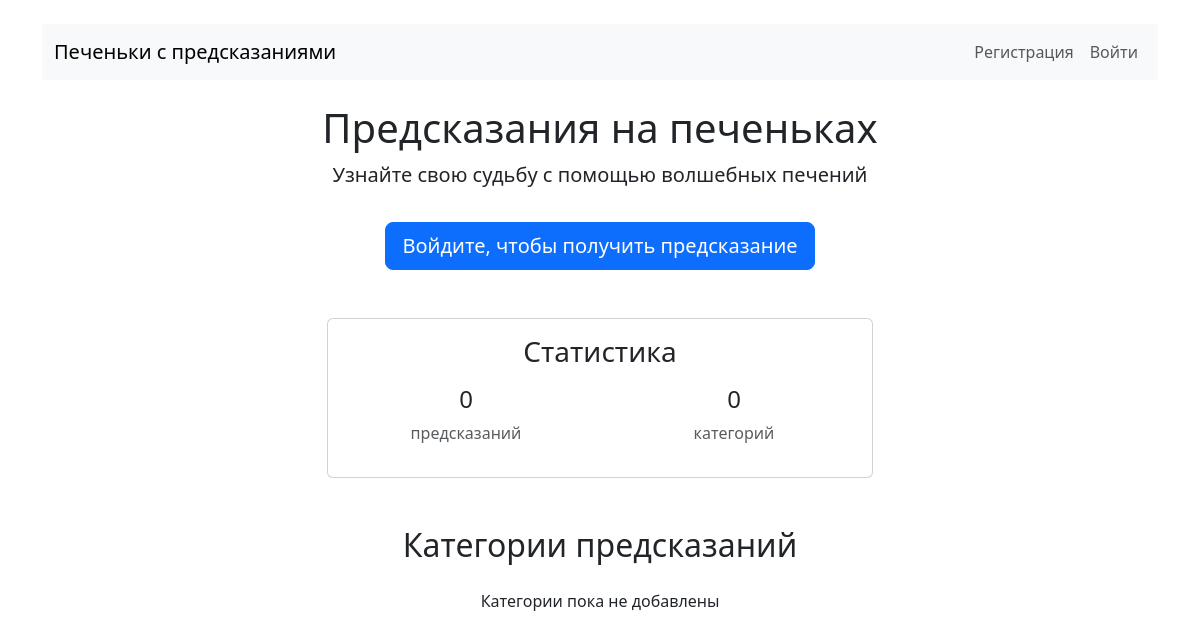
Before: / with the older database file.
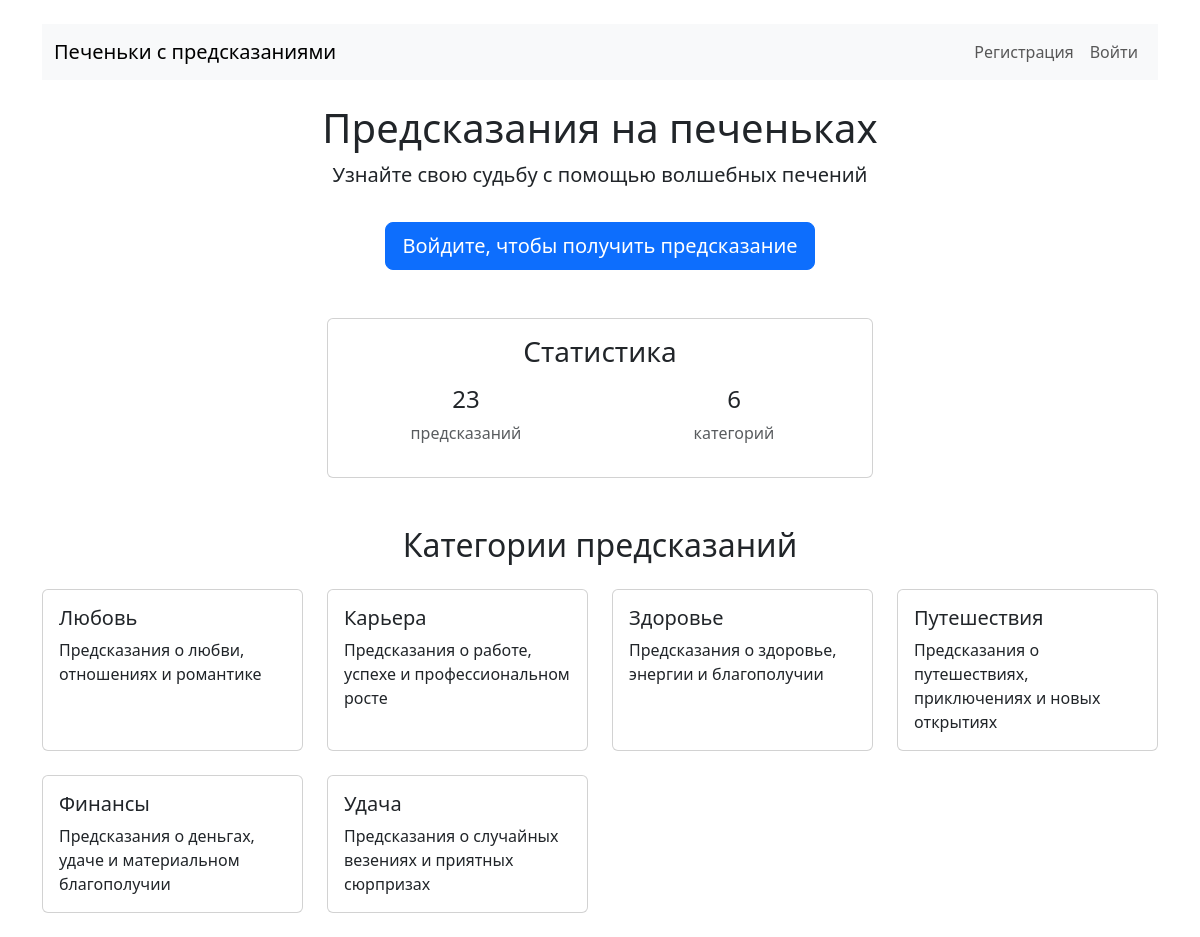
After: the same page with the newer database file.
### predictions/models.py (models this page shows, shortened)
class Category(models.Model):
    name = models.CharField(max_length=50, verbose_name="Название")
    description = models.TextField(blank=True, verbose_name="Описание")
    class Meta:
        verbose_name = "Категория"
        verbose_name_plural = "Категории"

### predictions/views.py (the view)
# urls.py: path('', views.home, name='home'),
def home(request):
    categories = Category.objects.all()
    cookies_count = FortuneCookie.objects.count()
    categories_count = Category.objects.count()
    context = {
        'categories': categories,
        'cookies_count': cookies_count,
        'categories_count': categories_count,
    }
    return render(request, 'home.html', context)

### predictions/templates/home.html (shortened to what this page needs)
{% extends 'base.html' %}
{% block content %}
<div class="text-center mb-5">
    <h1>Предсказания на печеньках</h1>
    <p class="lead">Узнайте свою судьбу с помощью волшебных печений</p>
    {% if user.is_authenticated %}
        <a href="{% url 'get_prediction' %}" class="btn btn-success btn-lg mt-3">
            Получить предсказание
        </a>
    {% else %}
        <a href="{% url 'login' %}" class="btn btn-primary btn-lg mt-3">
            Войдите, чтобы получить предсказание
        </a>
    {% endif %}
</div>
<div class="row mb-5">
    <div class="col-md-6 mx-auto">
        <div class="card text-center">
            <div class="card-body">
                <h3 class="card-title">Статистика</h3>
                <div class="row mt-3">
                    <div class="col-6">
                        <h4>{{ cookies_count }}</h4>
                        <p class="text-muted">предсказаний</p>
                    </div>
                    <div class="col-6">
                        <h4>{{ categories_count }}</h4>
                        <p class="text-muted">категорий</p>
                    </div>
                </div>
            </div>
        </div>
    </div>
</div>
<div class="row">
    <div class="col-12">
        <h2 class="text-center mb-4">Категории предсказаний</h2>
    </div>
    {% for category in categories %}
        <div class="col-md-3 col-sm-6 mb-4">
            <div class="card h-100">
                <div class="card-body">
                    <h5 class="card-title">{{ category.name }}</h5>
                    {% if category.description %}
                        <p class="card-text">{{ category.description|truncatechars:100 }}</p>
                    {% endif %}
                </div>
            </div>
        </div>
    {% empty %}
        <div class="col-12">
            <p class="text-center">Категории пока не добавлены</p>
        </div>
    {% endfor %}
</div>
{% endblock %}

### templates/base.html (shortened to what this page needs)
<!DOCTYPE html>
<html lang="ru">
<head>
    <link href="https://cdn.jsdelivr.net/npm/bootstrap@5.3.2/dist/css/bootstrap.min.css" rel="stylesheet">
</head>
<body>
    <div class="container mt-4">
        <nav class="navbar navbar-expand-lg navbar-light bg-light mb-4">
            <div class="container">
                <a class="navbar-brand" href="{% url 'home' %}">Печеньки с предсказаниями</a>
                <div class="navbar-nav ms-auto">
                    {% if user.is_authenticated %}
                        <a class="nav-link" href="{% url 'my_predictions' %}">Мои предсказания</a>
                        <a class="nav-link" href="{% url 'favorites' %}">Избранное</a>
                        <a class="nav-link" href="{% url 'profile' %}">{{ user.username }}</a>
                        <form action="{% url 'logout' %}" method="post" style="display: inline;">
                            {% csrf_token %}
                            <button type="submit" class="btn btn-link nav-link"
                                    style="display: inline; background: none; border: none;">
                                Выйти
                            </button>
                        </form>
                    {% else %}
                        <a class="nav-link" href="{% url 'register' %}">Регистрация</a>
                        <a class="nav-link" href="{% url 'login' %}">Войти</a>
                    {% endif %}
                </div>
            </div>
        </nav>
        {% block content %}
        {% endblock %}
    </div>
</body>
</html>

Changed rows visible on the page:
added Category: name "Любовь", description "Предсказания о любви, отношениях и романтике"
added Category: name "Карьера", description "Предсказания о работе, успехе и профессиональном росте"
added Category: name "Здоровье", description "Предсказания о здоровье, энергии и благополучии"
added Category: name "Путешествия", description "Предсказания о путешествиях, приключениях и новых открытиях"
added Category: name "Финансы", description "Предсказания о деньгах, удаче и материальном благополучии"
added Category: name "Удача", description "Предсказания о случайных везениях и приятных сюрпризах"
Other visible differences:
{{ cookies_count }}: "0" → "23"
{{ categories_count }}: "0" → "6"
text no longer shown: "Категории пока не добавлены"
